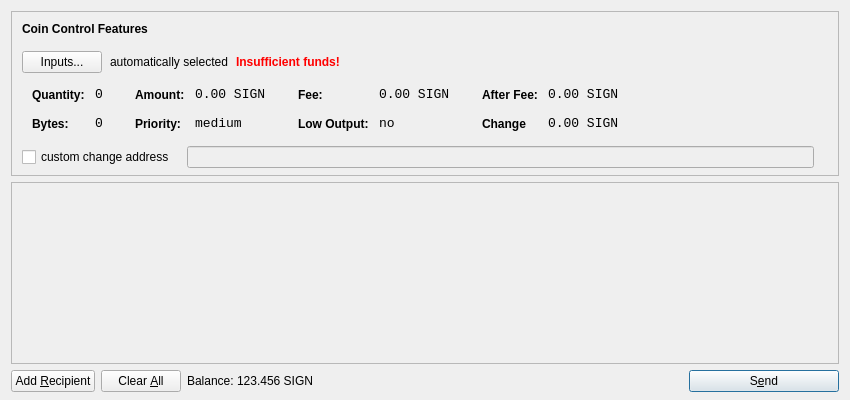
<?xml version="1.0" encoding="UTF-8"?>
<ui version="4.0">
 <class>SendCoinsDialog</class>
 <widget class="QDialog" name="SendCoinsDialog">
  <property name="geometry">
   <rect>
    <x>0</x>
    <y>0</y>
    <width>850</width>
    <height>400</height>
   </rect>
  </property>
  <property name="windowTitle">
   <string>Send Coins</string>
  </property>
  <layout class="QVBoxLayout" name="verticalLayout" stretch="0,1,0">
   <property name="bottomMargin">
    <number>8</number>
   </property>
   <item>
    <widget class="QFrame" name="frameCoinControl">
     <property name="sizePolicy">
      <sizepolicy hsizetype="Expanding" vsizetype="Expanding">
       <horstretch>0</horstretch>
       <verstretch>0</verstretch>
      </sizepolicy>
     </property>
     <property name="maximumSize">
      <size>
       <width>16777215</width>
       <height>16777215</height>
      </size>
     </property>
     <property name="frameShape">
      <enum>QFrame::StyledPanel</enum>
     </property>
     <property name="frameShadow">
      <enum>QFrame::Sunken</enum>
     </property>
     <layout class="QVBoxLayout" name="verticalLayoutCoinControl2">
      <property name="spacing">
       <number>-1</number>
      </property>
      <property name="leftMargin">
       <number>0</number>
      </property>
      <property name="topMargin">
       <number>0</number>
      </property>
      <property name="rightMargin">
       <number>0</number>
      </property>
      <property name="bottomMargin">
       <number>6</number>
      </property>
      <item>
       <layout class="QVBoxLayout" name="verticalLayoutCoinControl" stretch="0,0,0,0,1">
        <property name="spacing">
         <number>0</number>
        </property>
        <property name="leftMargin">
         <number>10</number>
        </property>
        <property name="topMargin">
         <number>10</number>
        </property>
        <item>
         <layout class="QHBoxLayout" name="horizontalLayoutCoinControl1">
          <property name="bottomMargin">
           <number>15</number>
          </property>
          <item>
           <widget class="QLabel" name="labelCoinControlFeatures">
            <property name="sizePolicy">
             <sizepolicy hsizetype="Preferred" vsizetype="Maximum">
              <horstretch>0</horstretch>
              <verstretch>0</verstretch>
             </sizepolicy>
            </property>
            <property name="font">
             <font>
              <weight>75</weight>
              <bold>true</bold>
             </font>
            </property>
            <property name="styleSheet">
             <string notr="true">font-weight:bold;</string>
            </property>
            <property name="text">
             <string>Coin Control Features</string>
            </property>
           </widget>
          </item>
         </layout>
        </item>
        <item>
         <layout class="QHBoxLayout" name="horizontalLayoutCoinControl2" stretch="0,0,0,0">
          <property name="spacing">
           <number>8</number>
          </property>
          <property name="bottomMargin">
           <number>10</number>
          </property>
          <item>
           <widget class="QPushButton" name="pushButtonCoinControl">
            <property name="styleSheet">
             <string notr="true"/>
            </property>
            <property name="text">
             <string>Inputs...</string>
            </property>
           </widget>
          </item>
          <item>
           <widget class="QLabel" name="labelCoinControlAutomaticallySelected">
            <property name="text">
             <string>automatically selected</string>
            </property>
            <property name="margin">
             <number>5</number>
            </property>
           </widget>
          </item>
          <item>
           <widget class="QLabel" name="labelCoinControlInsuffFunds">
            <property name="font">
             <font>
              <weight>75</weight>
              <bold>true</bold>
             </font>
            </property>
            <property name="styleSheet">
             <string notr="true">color:red;font-weight:bold;</string>
            </property>
            <property name="text">
             <string>Insufficient funds!</string>
            </property>
            <property name="margin">
             <number>5</number>
            </property>
           </widget>
          </item>
          <item>
           <spacer name="horizontalSpacerCoinControl">
            <property name="orientation">
             <enum>Qt::Horizontal</enum>
            </property>
            <property name="sizeHint" stdset="0">
             <size>
              <width>40</width>
              <height>1</height>
             </size>
            </property>
           </spacer>
          </item>
         </layout>
        </item>
        <item>
         <widget class="QWidget" name="widgetCoinControl" native="true">
          <property name="sizePolicy">
           <sizepolicy hsizetype="Preferred" vsizetype="Preferred">
            <horstretch>0</horstretch>
            <verstretch>0</verstretch>
           </sizepolicy>
          </property>
          <property name="minimumSize">
           <size>
            <width>0</width>
            <height>0</height>
           </size>
          </property>
          <property name="styleSheet">
           <string notr="true"/>
          </property>
          <layout class="QHBoxLayout" name="horizontalLayoutCoinControl5">
           <property name="margin">
            <number>0</number>
           </property>
           <item>
            <layout class="QHBoxLayout" name="horizontalLayoutCoinControl3" stretch="0,0,0,1">
             <property name="spacing">
              <number>20</number>
             </property>
             <property name="topMargin">
              <number>0</number>
             </property>
             <property name="bottomMargin">
              <number>10</number>
             </property>
             <item>
              <layout class="QFormLayout" name="formLayoutCoinControl1">
               <property name="horizontalSpacing">
                <number>10</number>
               </property>
               <property name="verticalSpacing">
                <number>14</number>
               </property>
               <property name="leftMargin">
                <number>10</number>
               </property>
               <property name="topMargin">
                <number>4</number>
               </property>
               <property name="rightMargin">
                <number>6</number>
               </property>
               <item row="0" column="0">
                <widget class="QLabel" name="labelCoinControlQuantityText">
                 <property name="styleSheet">
                  <string notr="true">font-weight:bold;</string>
                 </property>
                 <property name="text">
                  <string>Quantity:</string>
                 </property>
                 <property name="margin">
                  <number>0</number>
                 </property>
                </widget>
               </item>
               <item row="0" column="1">
                <widget class="QLabel" name="labelCoinControlQuantity">
                 <property name="font">
                  <font>
                   <family>Monospace</family>
                   <pointsize>10</pointsize>
                  </font>
                 </property>
                 <property name="cursor">
                  <cursorShape>IBeamCursor</cursorShape>
                 </property>
                 <property name="contextMenuPolicy">
                  <enum>Qt::ActionsContextMenu</enum>
                 </property>
                 <property name="text">
                  <string>0</string>
                 </property>
                 <property name="margin">
                  <number>0</number>
                 </property>
                 <property name="textInteractionFlags">
                  <set>Qt::LinksAccessibleByMouse|Qt::TextSelectableByKeyboard|Qt::TextSelectableByMouse</set>
                 </property>
                </widget>
               </item>
               <item row="1" column="0">
                <widget class="QLabel" name="labelCoinControlBytesText">
                 <property name="styleSheet">
                  <string notr="true">font-weight:bold;</string>
                 </property>
                 <property name="text">
                  <string>Bytes:</string>
                 </property>
                </widget>
               </item>
               <item row="1" column="1">
                <widget class="QLabel" name="labelCoinControlBytes">
                 <property name="font">
                  <font>
                   <family>Monospace</family>
                   <pointsize>10</pointsize>
                  </font>
                 </property>
                 <property name="cursor">
                  <cursorShape>IBeamCursor</cursorShape>
                 </property>
                 <property name="contextMenuPolicy">
                  <enum>Qt::ActionsContextMenu</enum>
                 </property>
                 <property name="text">
                  <string>0</string>
                 </property>
                 <property name="textInteractionFlags">
                  <set>Qt::LinksAccessibleByMouse|Qt::TextSelectableByKeyboard|Qt::TextSelectableByMouse</set>
                 </property>
                </widget>
               </item>
              </layout>
             </item>
             <item>
              <layout class="QFormLayout" name="formLayoutCoinControl2">
               <property name="horizontalSpacing">
                <number>10</number>
               </property>
               <property name="verticalSpacing">
                <number>14</number>
               </property>
               <property name="leftMargin">
                <number>6</number>
               </property>
               <property name="topMargin">
                <number>4</number>
               </property>
               <property name="rightMargin">
                <number>6</number>
               </property>
               <item row="0" column="0">
                <widget class="QLabel" name="labelCoinControlAmountText">
                 <property name="styleSheet">
                  <string notr="true">font-weight:bold;</string>
                 </property>
                 <property name="text">
                  <string>Amount:</string>
                 </property>
                 <property name="margin">
                  <number>0</number>
                 </property>
                </widget>
               </item>
               <item row="0" column="1">
                <widget class="QLabel" name="labelCoinControlAmount">
                 <property name="font">
                  <font>
                   <family>Monospace</family>
                   <pointsize>10</pointsize>
                  </font>
                 </property>
                 <property name="cursor">
                  <cursorShape>IBeamCursor</cursorShape>
                 </property>
                 <property name="contextMenuPolicy">
                  <enum>Qt::ActionsContextMenu</enum>
                 </property>
                 <property name="text">
                  <string>0.00 SIGN</string>
                 </property>
                 <property name="textInteractionFlags">
                  <set>Qt::LinksAccessibleByMouse|Qt::TextSelectableByKeyboard|Qt::TextSelectableByMouse</set>
                 </property>
                </widget>
               </item>
               <item row="1" column="0">
                <widget class="QLabel" name="labelCoinControlPriorityText">
                 <property name="styleSheet">
                  <string notr="true">font-weight:bold;</string>
                 </property>
                 <property name="text">
                  <string>Priority:</string>
                 </property>
                </widget>
               </item>
               <item row="1" column="1">
                <widget class="QLabel" name="labelCoinControlPriority">
                 <property name="font">
                  <font>
                   <family>Monospace</family>
                   <pointsize>10</pointsize>
                  </font>
                 </property>
                 <property name="cursor">
                  <cursorShape>IBeamCursor</cursorShape>
                 </property>
                 <property name="contextMenuPolicy">
                  <enum>Qt::ActionsContextMenu</enum>
                 </property>
                 <property name="text">
                  <string>medium</string>
                 </property>
                 <property name="textInteractionFlags">
                  <set>Qt::LinksAccessibleByMouse|Qt::TextSelectableByKeyboard|Qt::TextSelectableByMouse</set>
                 </property>
                </widget>
               </item>
              </layout>
             </item>
             <item>
              <layout class="QFormLayout" name="formLayoutCoinControl3">
               <property name="horizontalSpacing">
                <number>10</number>
               </property>
               <property name="verticalSpacing">
                <number>14</number>
               </property>
               <property name="leftMargin">
                <number>6</number>
               </property>
               <property name="topMargin">
                <number>4</number>
               </property>
               <property name="rightMargin">
                <number>6</number>
               </property>
               <item row="0" column="0">
                <widget class="QLabel" name="labelCoinControlFeeText">
                 <property name="styleSheet">
                  <string notr="true">font-weight:bold;</string>
                 </property>
                 <property name="text">
                  <string>Fee:</string>
                 </property>
                 <property name="margin">
                  <number>0</number>
                 </property>
                </widget>
               </item>
               <item row="0" column="1">
                <widget class="QLabel" name="labelCoinControlFee">
                 <property name="font">
                  <font>
                   <family>Monospace</family>
                   <pointsize>10</pointsize>
                  </font>
                 </property>
                 <property name="cursor">
                  <cursorShape>IBeamCursor</cursorShape>
                 </property>
                 <property name="contextMenuPolicy">
                  <enum>Qt::ActionsContextMenu</enum>
                 </property>
                 <property name="text">
                  <string>0.00 SIGN</string>
                 </property>
                 <property name="textInteractionFlags">
                  <set>Qt::LinksAccessibleByMouse|Qt::TextSelectableByKeyboard|Qt::TextSelectableByMouse</set>
                 </property>
                </widget>
               </item>
               <item row="1" column="0">
                <widget class="QLabel" name="labelCoinControlLowOutputText">
                 <property name="styleSheet">
                  <string notr="true">font-weight:bold;</string>
                 </property>
                 <property name="text">
                  <string>Low Output:</string>
                 </property>
                </widget>
               </item>
               <item row="1" column="1">
                <widget class="QLabel" name="labelCoinControlLowOutput">
                 <property name="font">
                  <font>
                   <family>Monospace</family>
                   <pointsize>10</pointsize>
                  </font>
                 </property>
                 <property name="cursor">
                  <cursorShape>IBeamCursor</cursorShape>
                 </property>
                 <property name="contextMenuPolicy">
                  <enum>Qt::ActionsContextMenu</enum>
                 </property>
                 <property name="text">
                  <string>no</string>
                 </property>
                 <property name="textInteractionFlags">
                  <set>Qt::LinksAccessibleByMouse|Qt::TextSelectableByKeyboard|Qt::TextSelectableByMouse</set>
                 </property>
                </widget>
               </item>
              </layout>
             </item>
             <item>
              <layout class="QFormLayout" name="formLayoutCoinControl4">
               <property name="horizontalSpacing">
                <number>10</number>
               </property>
               <property name="verticalSpacing">
                <number>14</number>
               </property>
               <property name="leftMargin">
                <number>6</number>
               </property>
               <property name="topMargin">
                <number>4</number>
               </property>
               <property name="rightMargin">
                <number>6</number>
               </property>
               <item row="0" column="0">
                <widget class="QLabel" name="labelCoinControlAfterFeeText">
                 <property name="styleSheet">
                  <string notr="true">font-weight:bold;</string>
                 </property>
                 <property name="text">
                  <string>After Fee:</string>
                 </property>
                 <property name="margin">
                  <number>0</number>
                 </property>
                </widget>
               </item>
               <item row="0" column="1">
                <widget class="QLabel" name="labelCoinControlAfterFee">
                 <property name="font">
                  <font>
                   <family>Monospace</family>
                   <pointsize>10</pointsize>
                  </font>
                 </property>
                 <property name="cursor">
                  <cursorShape>IBeamCursor</cursorShape>
                 </property>
                 <property name="contextMenuPolicy">
                  <enum>Qt::ActionsContextMenu</enum>
                 </property>
                 <property name="text">
                  <string>0.00 SIGN</string>
                 </property>
                 <property name="textInteractionFlags">
                  <set>Qt::LinksAccessibleByMouse|Qt::TextSelectableByKeyboard|Qt::TextSelectableByMouse</set>
                 </property>
                </widget>
               </item>
               <item row="1" column="0">
                <widget class="QLabel" name="labelCoinControlChangeText">
                 <property name="styleSheet">
                  <string notr="true">font-weight:bold;</string>
                 </property>
                 <property name="text">
                  <string>Change</string>
                 </property>
                </widget>
               </item>
               <item row="1" column="1">
                <widget class="QLabel" name="labelCoinControlChange">
                 <property name="font">
                  <font>
                   <family>Monospace</family>
                   <pointsize>10</pointsize>
                  </font>
                 </property>
                 <property name="cursor">
                  <cursorShape>IBeamCursor</cursorShape>
                 </property>
                 <property name="contextMenuPolicy">
                  <enum>Qt::ActionsContextMenu</enum>
                 </property>
                 <property name="text">
                  <string>0.00 SIGN</string>
                 </property>
                 <property name="textInteractionFlags">
                  <set>Qt::LinksAccessibleByMouse|Qt::TextSelectableByKeyboard|Qt::TextSelectableByMouse</set>
                 </property>
                </widget>
               </item>
              </layout>
             </item>
            </layout>
           </item>
          </layout>
         </widget>
        </item>
        <item>
         <layout class="QHBoxLayout" name="horizontalLayoutCoinControl4" stretch="0,0,0">
          <property name="spacing">
           <number>12</number>
          </property>
          <property name="sizeConstraint">
           <enum>QLayout::SetDefaultConstraint</enum>
          </property>
          <property name="topMargin">
           <number>5</number>
          </property>
          <property name="rightMargin">
           <number>5</number>
          </property>
          <item>
           <widget class="QCheckBox" name="checkBoxCoinControlChange">
            <property name="text">
             <string>custom change address</string>
            </property>
           </widget>
          </item>
          <item>
           <widget class="QLineEdit" name="lineEditCoinControlChange">
            <property name="enabled">
             <bool>false</bool>
            </property>
            <property name="sizePolicy">
             <sizepolicy hsizetype="Expanding" vsizetype="Fixed">
              <horstretch>0</horstretch>
              <verstretch>0</verstretch>
             </sizepolicy>
            </property>
           </widget>
          </item>
          <item>
           <widget class="QLabel" name="labelCoinControlChangeLabel">
            <property name="sizePolicy">
             <sizepolicy hsizetype="Preferred" vsizetype="Expanding">
              <horstretch>0</horstretch>
              <verstretch>0</verstretch>
             </sizepolicy>
            </property>
            <property name="minimumSize">
             <size>
              <width>0</width>
              <height>0</height>
             </size>
            </property>
            <property name="text">
             <string/>
            </property>
            <property name="margin">
             <number>3</number>
            </property>
           </widget>
          </item>
         </layout>
        </item>
        <item>
         <spacer name="verticalSpacerCoinControl">
          <property name="orientation">
           <enum>Qt::Vertical</enum>
          </property>
          <property name="sizeHint" stdset="0">
           <size>
            <width>800</width>
            <height>1</height>
           </size>
          </property>
         </spacer>
        </item>
       </layout>
      </item>
     </layout>
    </widget>
   </item>
   <item>
    <widget class="QScrollArea" name="scrollArea">
     <property name="widgetResizable">
      <bool>true</bool>
     </property>
     <widget class="QWidget" name="scrollAreaWidgetContents">
      <property name="geometry">
       <rect>
        <x>0</x>
        <y>0</y>
        <width>830</width>
        <height>165</height>
       </rect>
      </property>
      <layout class="QVBoxLayout" name="verticalLayout_2">
       <property name="margin">
        <number>0</number>
       </property>
       <item>
        <layout class="QVBoxLayout" name="entries">
         <property name="spacing">
          <number>6</number>
         </property>
        </layout>
       </item>
       <item>
        <spacer name="verticalSpacer">
         <property name="orientation">
          <enum>Qt::Vertical</enum>
         </property>
         <property name="sizeHint" stdset="0">
          <size>
           <width>20</width>
           <height>40</height>
          </size>
         </property>
        </spacer>
       </item>
      </layout>
     </widget>
    </widget>
   </item>
   <item>
    <layout class="QHBoxLayout" name="horizontalLayout">
     <item>
      <widget class="QPushButton" name="addButton">
       <property name="toolTip">
        <string>Send to multiple recipients at once</string>
       </property>
       <property name="text">
        <string>Add &amp;Recipient</string>
       </property>
       <property name="icon">
        <iconset resource="../bitcoin.qrc">
         <normaloff>:/icons/add</normaloff>:/icons/add</iconset>
       </property>
       <property name="autoDefault">
        <bool>false</bool>
       </property>
      </widget>
     </item>
     <item>
      <widget class="QPushButton" name="clearButton">
       <property name="sizePolicy">
        <sizepolicy hsizetype="Minimum" vsizetype="Fixed">
         <horstretch>0</horstretch>
         <verstretch>0</verstretch>
        </sizepolicy>
       </property>
       <property name="toolTip">
        <string>Remove all transaction fields</string>
       </property>
       <property name="text">
        <string>Clear &amp;All</string>
       </property>
       <property name="icon">
        <iconset resource="../bitcoin.qrc">
         <normaloff>:/icons/remove</normaloff>:/icons/remove</iconset>
       </property>
       <property name="autoRepeatDelay">
        <number>300</number>
       </property>
       <property name="autoDefault">
        <bool>false</bool>
       </property>
      </widget>
     </item>
     <item>
      <layout class="QHBoxLayout" name="horizontalLayout_2">
       <property name="spacing">
        <number>3</number>
       </property>
       <item>
        <widget class="QLabel" name="label">
         <property name="sizePolicy">
          <sizepolicy hsizetype="Preferred" vsizetype="Fixed">
           <horstretch>0</horstretch>
           <verstretch>0</verstretch>
          </sizepolicy>
         </property>
         <property name="text">
          <string>Balance:</string>
         </property>
        </widget>
       </item>
       <item>
        <widget class="QLabel" name="labelBalance">
         <property name="sizePolicy">
          <sizepolicy hsizetype="Preferred" vsizetype="Fixed">
           <horstretch>0</horstretch>
           <verstretch>0</verstretch>
          </sizepolicy>
         </property>
         <property name="cursor">
          <cursorShape>IBeamCursor</cursorShape>
         </property>
         <property name="text">
          <string>123.456 SIGN</string>
         </property>
         <property name="textInteractionFlags">
          <set>Qt::LinksAccessibleByMouse|Qt::TextSelectableByKeyboard|Qt::TextSelectableByMouse</set>
         </property>
        </widget>
       </item>
      </layout>
     </item>
     <item>
      <spacer name="horizontalSpacer">
       <property name="orientation">
        <enum>Qt::Horizontal</enum>
       </property>
       <property name="sizeHint" stdset="0">
        <size>
         <width>40</width>
         <height>20</height>
        </size>
       </property>
      </spacer>
     </item>
     <item>
      <widget class="QPushButton" name="sendButton">
       <property name="minimumSize">
        <size>
         <width>150</width>
         <height>0</height>
        </size>
       </property>
       <property name="toolTip">
        <string>Confirm the send action</string>
       </property>
       <property name="text">
        <string>S&amp;end</string>
       </property>
       <property name="icon">
        <iconset resource="../bitcoin.qrc">
         <normaloff>:/icons/send</normaloff>:/icons/send</iconset>
       </property>
       <property name="default">
        <bool>true</bool>
       </property>
      </widget>
     </item>
    </layout>
   </item>
  </layout>
 </widget>
 <resources>
  <include location="../bitcoin.qrc"/>
 </resources>
 <connections/>
</ui>
